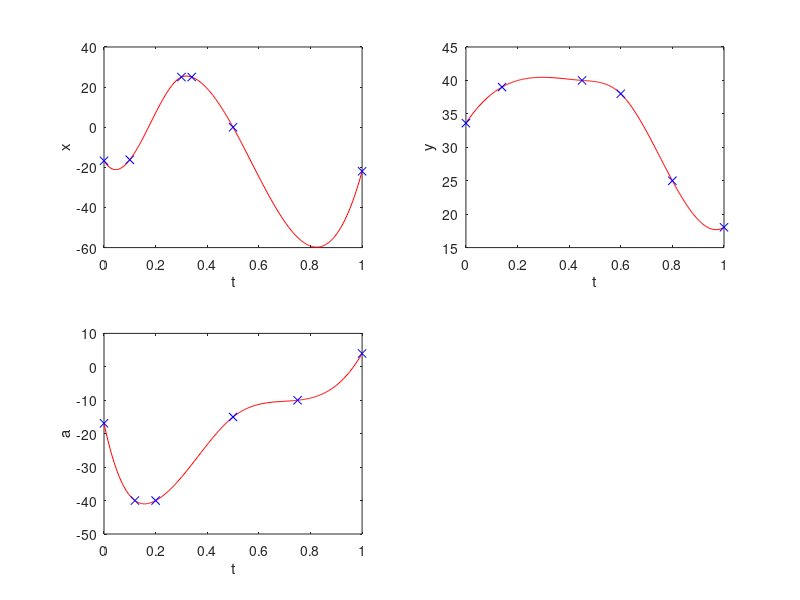

Recreate this plot in MATLAB.
close all;




%walkkick #2
breakTX = [0      0.10     0.30 0.34   0.5  1];
breakX = [-16.72  -16.22   25 25        0 -21.95]

breakTY = [0     0.14    0.45  0.6  0.8  1];
%breakY = [33.61   52  52       48   25 18.04];
breakY = [33.61   39  40       38   25 18.04];


breakTA = [0      0.12  0.20  0.50  0.75     1];
breakA = [-16.89 -40   -40    -15    -10 4];





p=csapi(breakTX,breakX);
coefX = p.coefs;

q=csapi(breakTY,breakY);
coefY = q.coefs;

r=csapi(breakTA,breakA);
coefA = r.coefs;



%Print in lua syntax
str1='local breaksTX={';
for i=2:size(p.breaks,2) str1=[str1 sprintf('%f,',p.breaks(i))]; end
str1 = [str1 '}'];
disp(str1);

str1='local breaksTY={';
for i=2:size(q.breaks,2) str1=[str1 sprintf('%f,',q.breaks(i))]; end
str1 = [str1 '}'];
disp(str1);

str1='local breaksTA={';
for i=2:size(r.breaks,2) str1=[str1 sprintf('%f,',r.breaks(i))]; end
str1 = [str1 '}'];
disp(str1);

disp('local coefsX={');
for i=1:size(coefX,1)  
  str2='  {';
  for j=1:size(coefX,2) str2=[str2 sprintf('%f,', coefX(i,j))]; end
  str2=[str2 '},'];
  disp(str2);
end
disp('}');

disp('local coefsY={');
for i=1:size(coefY,1)  
  str2='  {';
  for j=1:size(coefY,2) str2=[str2 sprintf('%f,', coefY(i,j))]; end
  str2=[str2 '},'];
  disp(str2);
end
disp('}');

disp('local coefsA={');
for i=1:size(coefA,1)  
  str2='  {';
  for j=1:size(coefA,2) str2=[str2 sprintf('%f,', coefA(i,j))]; end
  str2=[str2 '},'];
  disp(str2);
end
disp('}');

figure(1);
subplot(2,2,1);
fnplt(p);
ylabel('x');
xlabel('t');

subplot(2,2,2);
fnplt(q);
ylabel('y');
xlabel('t');

subplot(2,2,3);
fnplt(r);
ylabel('a');
xlabel('t');
%{
figure(2);
subplot(2,2,1);
plot(kick(:,1),kick(:,2)*180/pi)

subplot(2,2,2);
plot(kick(:,1),kick(:,3)*180/pi)

subplot(2,2,3);
plot(kick(:,1),kick(:,4)*180/pi)
%}